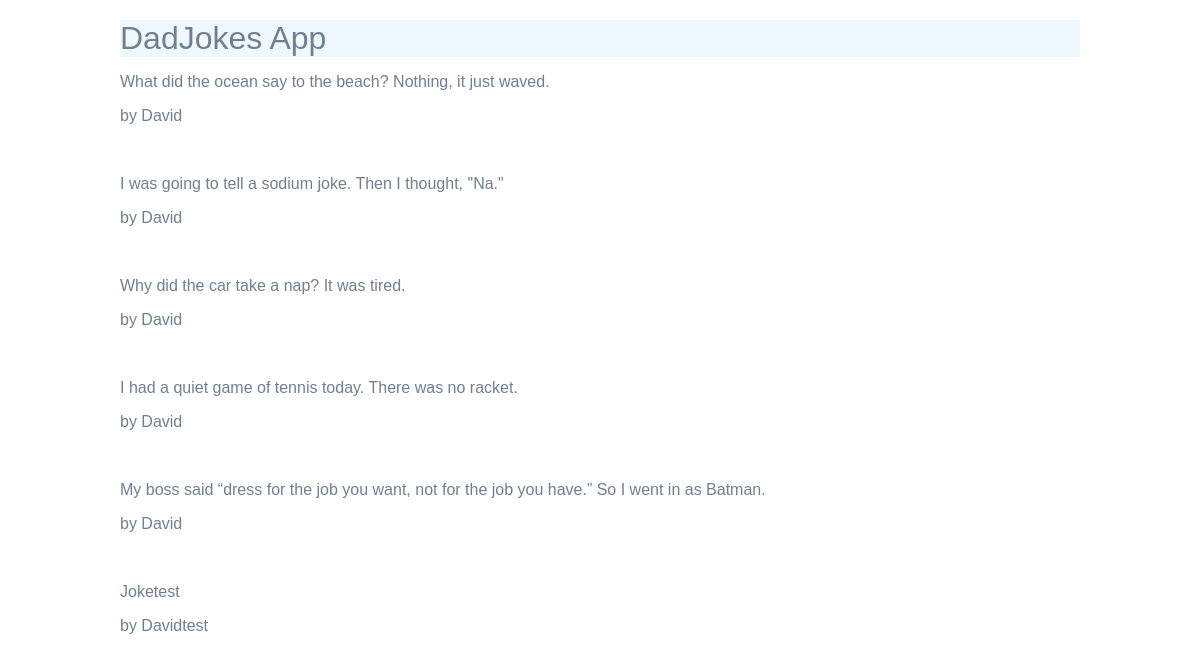
Page /dadjokes/jokes on the committed database.
### cs412/dadjokes/models.py (models this page shows)
class Joke(models.Model):
    text = models.TextField()
    name = models.TextField()
    timestamp = models.DateTimeField(auto_now = True)

### cs412/dadjokes/views.py (the view)
# urls.py: path('jokes', AllJokeView.as_view(), name = "alljokes.html"),
class AllJokeView(ListView):
    model = Joke
    template_name = "dadjokes/alljokes.html"
    context_object_name = "jokes"

### cs412/dadjokes/templates/dadjokes/alljokes.html
{%extends 'dadjokes/base.html' %}
{%block content%}
<main class = "grid-container">
    {%for joke in jokes%}
    <article>
        <div>
            <p>{{joke.text}}</p>
            <p>by {{joke.name}}</p><br>
        </div>
    </article>
    {%endfor%}
</main>
{%endblock%}

### rows in the picture
Joke: text "What did the ocean say to the beach? Nothing, it just waved.", name "David"
Joke: text "I was going to tell a sodium joke. Then I thought, \"Na.\"", name "David"
Joke: text "Why did the car take a nap? It was tired.", name "David"
Joke: text "I had a quiet game of tennis today. There was no racket.", name "David"
Joke: text "My boss said “dress for the job you want, not for the job you have.” So I went in as Batman.", name "David"
Joke: text "Joketest", name "Davidtest"
